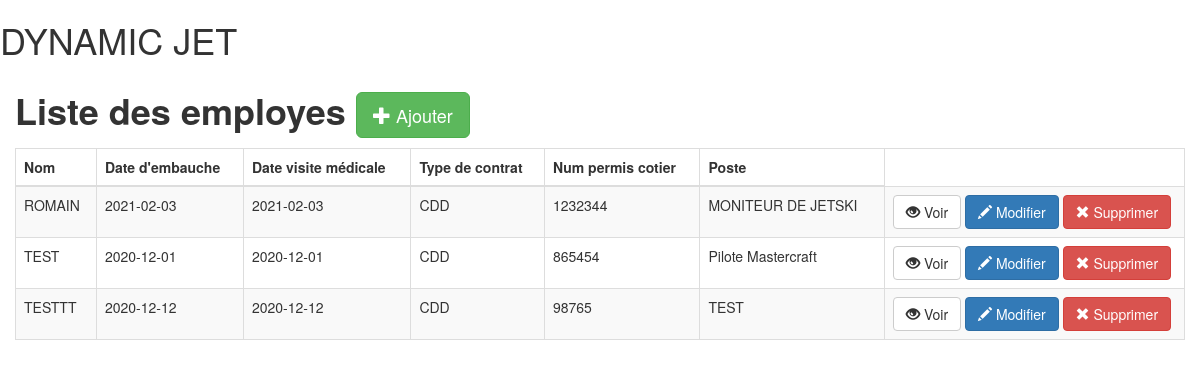
/employes/index.php, run on the app's committed database.
### tables this page shows
CREATE TABLE IF NOT EXISTS `employes` (
  `id_employe` int(11) NOT NULL,
  `nom_employe` varchar(150) NOT NULL,
  `dateembauche_employe` date NOT NULL,
  `datevisitemedicale_employe` date DEFAULT NULL,
  `typecontrat_employe` varchar(50) NOT NULL,
  `permiscotier_employe` int(100) DEFAULT NULL,
  `poste_employe` varchar(100) NOT NULL,
  PRIMARY KEY (`id_employe`)
);

### employes/index.php (the view, shortened to what this page needs)
<!DOCTYPE html>
<html>
    <head>
        <link rel="stylesheet" href="https://maxcdn.bootstrapcdn.com/bootstrap/3.3.6/css/bootstrap.min.css">
        <link rel="stylesheet" href="">
    </head>
    <body>
        <h1 class="text-logo"> DYNAMIC JET</h1>
        <div class="container admin">
          <div class="row">
              <h1><strong>Liste des employes </strong><a href="insert.php" class="btn btn-success btn-lg"><span class="glyphicon glyphicon-plus"></span> Ajouter</a></h1>
              <table class="table table-striped table-bordered">
                <thead>
                  <tr>
                    <th>Nom</th>
                    <th>Date d'embauche</th>
                    <th>Date visite médicale</th>
                    <th>Type de contrat</th>
                    <th>Num permis cotier</th>
                    <th>Poste</th>
                  </tr>
                </thead>
                <tbody>
                    <?php
                      $db = Database::connect();
                      $statement = $db->query('SELECT id_employe, nom_employe, dateembauche_employe, datevisitemedicale_employe, typecontrat_employe, permiscotier_employe, poste_employe FROM employes ORDER BY id_employe DESC');
                      while($employe = $statement->fetch())
                      {
                          echo '<tr>';
                          echo '<td>'. $employe['nom_employe'] . '</td>';
                          echo '<td>'. $employe['dateembauche_employe'] . '</td>';
                          echo '<td>'. $employe['datevisitemedicale_employe'] . '</td>';
                          echo '<td>'. $employe['typecontrat_employe'] . '</td>';
                          echo '<td>'. $employe['permiscotier_employe'] . '</td>';
                          echo '<td>'. $employe['poste_employe'] . '</td>';
                          echo '<td width=300>';
                          echo '<a class="btn btn-default" href="view.php?id='.$employe['id_employe'].'"><span class="glyphicon glyphicon-eye-open"></span> Voir</a>';
                          echo '<a class="btn btn-primary" href="update.php?id='.$employe['id_employe'].'"><span class="glyphicon glyphicon-pencil"></span> Modifier</a>';
                          echo '<a class="btn btn-danger" href="delete.php?id='.$employe['id_employe'].'"><span class="glyphicon glyphicon-remove"></span> Supprimer</a>';
                          echo '</td>';
                          echo '</tr>';
                       }
                    ?>
                </tbody>
              </table>
          </div>
      </div>
  </body>
</html>

### data on the page
employes: nom_employe "ROMAIN", dateembauche_employe "2021-02-03", datevisitemedicale_employe "2021-02-03", typecontrat_employe "CDD", permiscotier_employe "1232344", poste_employe "MONITEUR DE JETSKI"
employes: nom_employe "TEST", dateembauche_employe "2020-12-01", datevisitemedicale_employe "2020-12-01", typecontrat_employe "CDD", permiscotier_employe "865454", poste_employe "Pilote Mastercraft"
employes: nom_employe "TESTTT", dateembauche_employe "2020-12-12", datevisitemedicale_employe "2020-12-12", typecontrat_employe "CDD", permiscotier_employe "98765", poste_employe "TEST"
